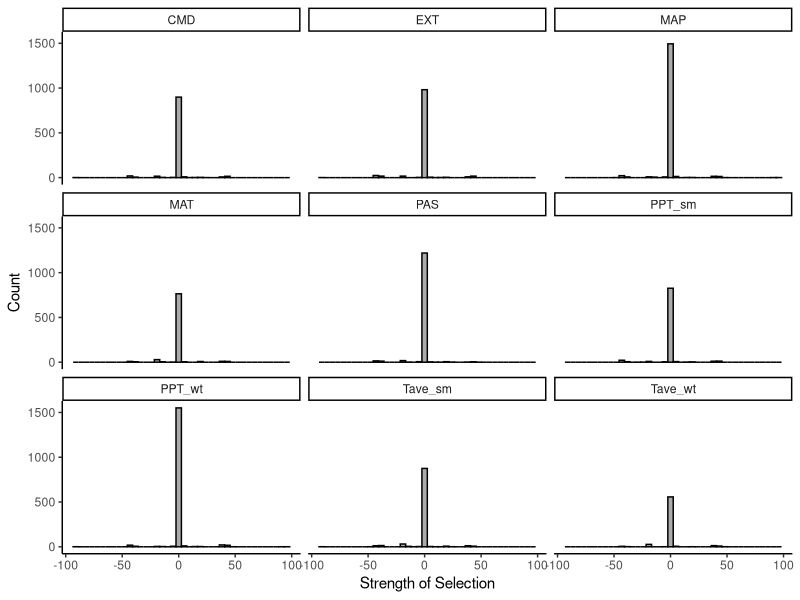
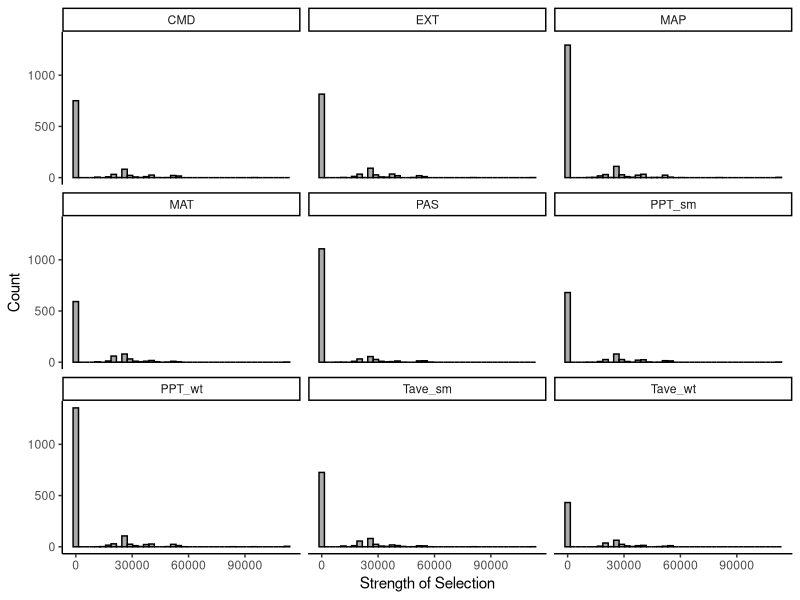
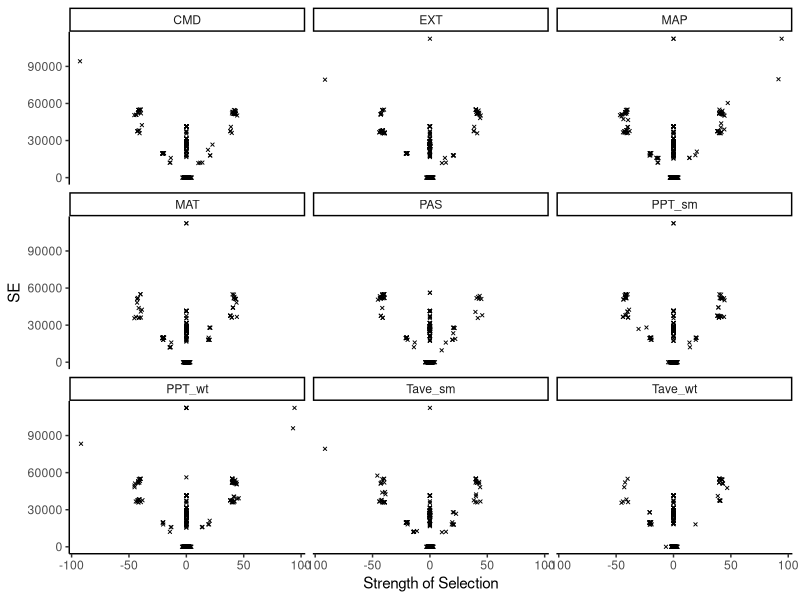
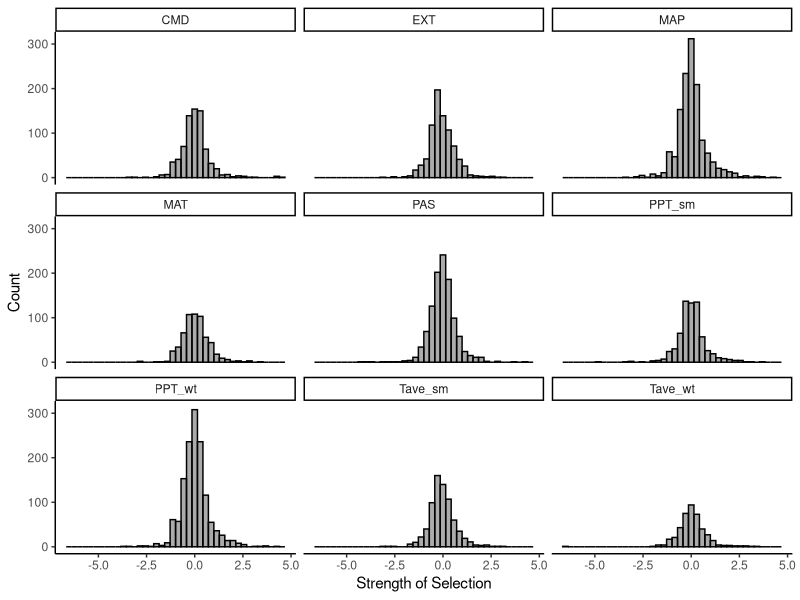
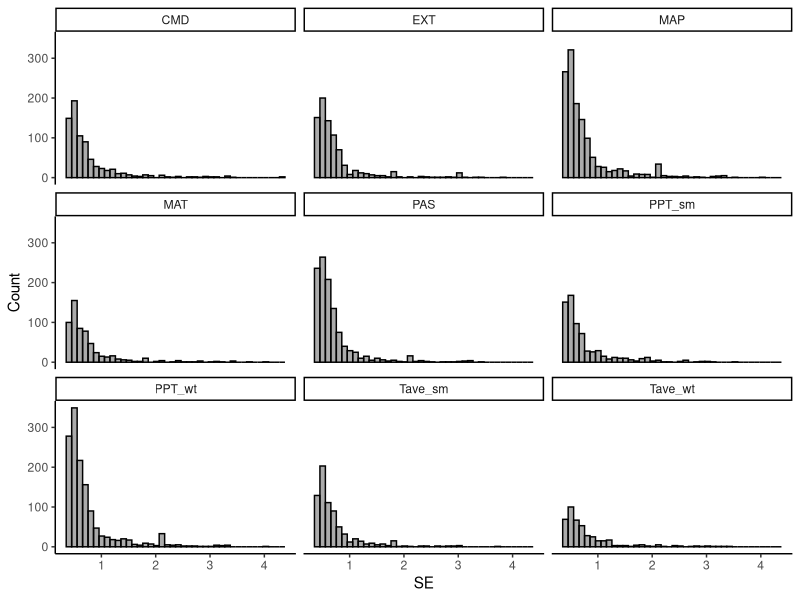
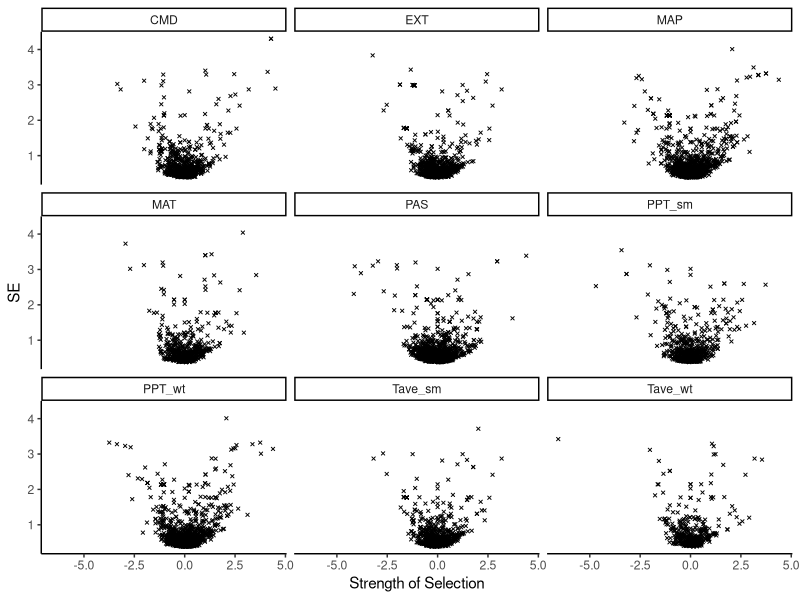
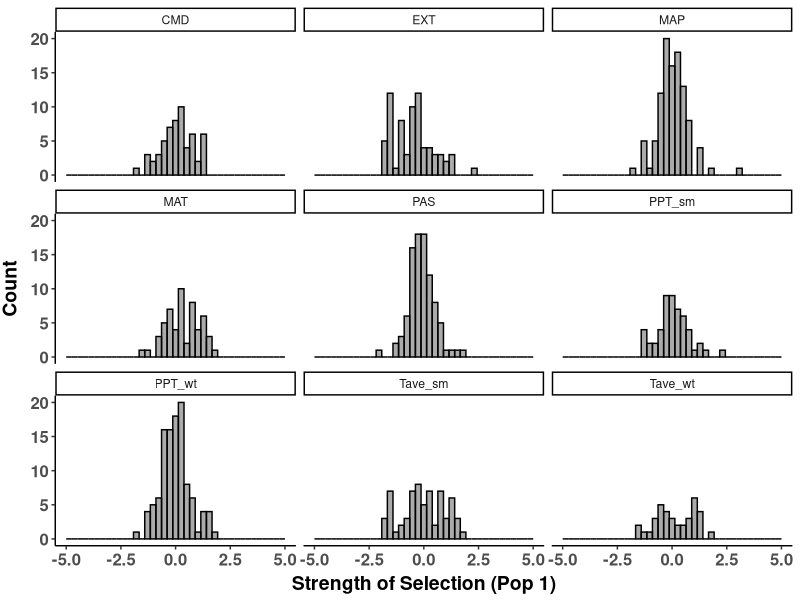
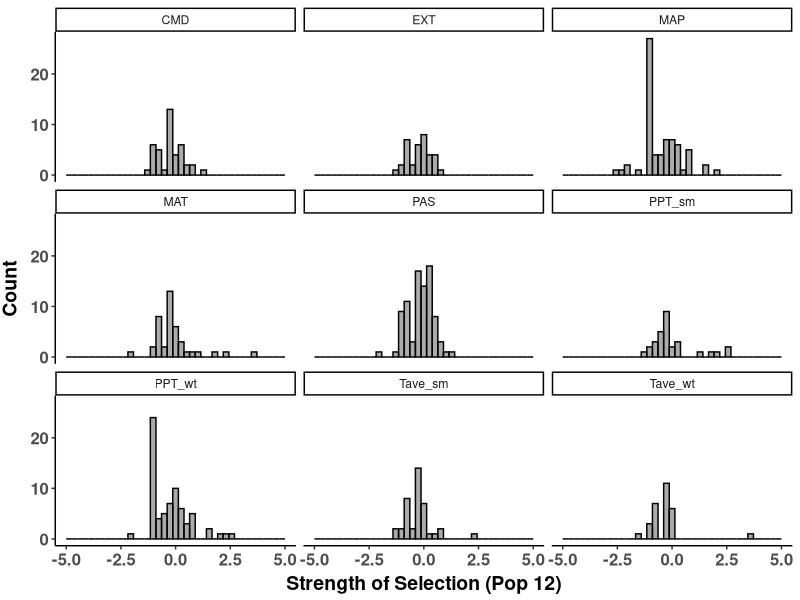

Write R code to recreate these figures, in order.
##################################################################################
## Make SNP slopes histograms for obs data only
## Author Daniel Anstett
## 
## For all 9 env
## Last Modified April 25, 2023
###################################################################################


###################################################################################
#Import libraries
library(tidyverse)

#Full Data
env_all <- read_csv("data/slope_obs_all.csv")
env_low <- env_all %>% filter(SE<5)

env_1 <- env_low %>% filter(Site==1)
env_2 <- env_low %>% filter(Site==2)
env_3 <- env_low %>% filter(Site==3)
env_4 <- env_low %>% filter(Site==4)
env_5 <- env_low %>% filter(Site==5)
env_6 <- env_low %>% filter(Site==6)
env_7 <- env_low %>% filter(Site==7)
env_8 <- env_low %>% filter(Site==8)
env_9 <- env_low %>% filter(Site==9)
env_10 <- env_low %>% filter(Site==10)
env_11 <- env_low %>% filter(Site==11)
env_12 <- env_low %>% filter(Site==12)


###################################################################################
## All high SE included, all pop, all env
###################################################################################

#all_slopes
env_slope<- ggplot(env_all,aes(x=Slope))+
  geom_histogram(position="identity",bins=40,color="black",alpha=0.5)+
  scale_y_continuous(name="Count")+
  scale_x_continuous(name="Strength of Selection")+
  theme_classic()
#env_slope <- env_slope  + theme(
#  axis.text.x = element_text(size=12, face="bold"),
#  axis.text.y = element_text(size=12,face="bold"),
#  axis.title.x = element_text(color="black", size=14, vjust = 0.5, face="bold"),
#  axis.title.y = element_text(color="black", size=14,vjust = 2, face="bold",hjust=0.5))
env_slope <- env_slope + facet_wrap(.~ENV)
env_slope
ggsave("graphs/all_slope_high.pdf",width=10, height = 7.5, units = "in")

#all_SE
env_SE<- ggplot(env_all,aes(x=SE))+
  geom_histogram(position="identity",bins=40,color="black",alpha=0.5)+
  scale_y_continuous(name="Count")+
  scale_x_continuous(name="Strength of Selection")+
  theme_classic()
#env_SE <- env_SE  + theme(
#  axis.text.x = element_text(size=12, face="bold"),
#  axis.text.y = element_text(size=12,face="bold"),
#  axis.title.x = element_text(color="black", size=14, vjust = 0.5, face="bold"),
# axis.title.y = element_text(color="black", size=14,vjust = 2, face="bold",hjust=0.5))
env_SE <- env_SE + facet_wrap(.~ENV)
env_SE
ggsave("graphs/all_SE_high.pdf",width=10, height = 7.5, units = "in")

#SE versus Slope
env_SE<- ggplot(env_all,aes(x=Slope,y=SE))+
  geom_point(shape=4,size=0.8)+
  scale_y_continuous(name="SE")+
  scale_x_continuous(name="Strength of Selection")+
  theme_classic()
#env_SE <- env_SE  + theme(
#  axis.text.x = element_text(size=12, face="bold"),
#  axis.text.y = element_text(size=12,face="bold"),
#  axis.title.x = element_text(color="black", size=14, vjust = 0.5, face="bold"),
# axis.title.y = element_text(color="black", size=14,vjust = 2, face="bold",hjust=0.5))
env_SE <- env_SE + facet_wrap(.~ENV)
env_SE
ggsave("graphs/all_SE_vs_slope_high.pdf",width=10, height = 7.5, units = "in")



###################################################################################
## Low SE only, all pop, all env
###################################################################################

#all_slopes
env_slope<- ggplot(env_low,aes(x=Slope))+
  geom_histogram(position="identity",bins=40,color="black",alpha=0.5)+
  scale_y_continuous(name="Count")+
  scale_x_continuous(name="Strength of Selection")+
  theme_classic()
#env_slope <- env_slope  + theme(
#  axis.text.x = element_text(size=12, face="bold"),
#  axis.text.y = element_text(size=12,face="bold"),
#  axis.title.x = element_text(color="black", size=14, vjust = 0.5, face="bold"),
#  axis.title.y = element_text(color="black", size=14,vjust = 2, face="bold",hjust=0.5))
env_slope <- env_slope + facet_wrap(.~ENV)
env_slope
ggsave("graphs/low_slope.pdf",width=10, height = 7.5, units = "in")

#all_SE
env_SE<- ggplot(env_low,aes(x=SE))+
  geom_histogram(position="identity",bins=40,color="black",alpha=0.5)+
  scale_y_continuous(name="Count")+
  scale_x_continuous(name="SE")+
  theme_classic()
#env_SE <- env_SE  + theme(
#  axis.text.x = element_text(size=12, face="bold"),
#  axis.text.y = element_text(size=12,face="bold"),
#  axis.title.x = element_text(color="black", size=14, vjust = 0.5, face="bold"),
# axis.title.y = element_text(color="black", size=14,vjust = 2, face="bold",hjust=0.5))
env_SE <- env_SE + facet_wrap(.~ENV)
env_SE
ggsave("graphs/low_SE.pdf",width=10, height = 7.5, units = "in")

#SE versus Slope
env_SE<- ggplot(env_low,aes(x=Slope,y=SE))+
  geom_point(shape=4,size=0.8)+
  scale_y_continuous(name="SE")+
  scale_x_continuous(name="Strength of Selection")+
  theme_classic()
#env_SE <- env_SE  + theme(
#  axis.text.x = element_text(size=12, face="bold"),
#  axis.text.y = element_text(size=12,face="bold"),
#  axis.title.x = element_text(color="black", size=14, vjust = 0.5, face="bold"),
# axis.title.y = element_text(color="black", size=14,vjust = 2, face="bold",hjust=0.5))
env_SE <- env_SE + facet_wrap(.~ENV)
env_SE
ggsave("graphs/low_SE_vs_slope.pdf",width=10, height = 7.5, units = "in")


###################################################################################
## Full graphs per population
###################################################################################

#p1 
env_hist <- ggplot(env_1,aes(x=Slope))+
  geom_histogram(position="identity",bins=40,color="black",alpha=0.5)+
  scale_y_continuous(name="Count")+
  scale_x_continuous(name="Strength of Selection (Pop 1)",limits=c(-5,5))+
  theme_classic()
env_hist <- env_hist  + theme(
  axis.text.x = element_text(size=12, face="bold"),
  axis.text.y = element_text(size=12,face="bold"),
  axis.title.x = element_text(color="black", size=14, vjust = 0.5, face="bold"),
  axis.title.y = element_text(color="black", size=14,vjust = 2, face="bold",hjust=0.5))
env_hist <- env_hist + facet_wrap(.~ENV)
env_hist
ggsave("graphs/01_slope_obs_p1.pdf",width=10, height = 7.5, units = "in")

#p12 
env_hist <- ggplot(env_12,aes(x=Slope))+
  geom_histogram(position="identity",bins=40,color="black",alpha=0.5)+
  scale_y_continuous(name="Count")+
  scale_x_continuous(name="Strength of Selection (Pop 12)",limits=c(-5,5))+
  theme_classic()
env_hist <- env_hist  + theme(
  axis.text.x = element_text(size=12, face="bold"),
  axis.text.y = element_text(size=12,face="bold"),
  axis.title.x = element_text(color="black", size=14, vjust = 0.5, face="bold"),
  axis.title.y = element_text(color="black", size=14,vjust = 2, face="bold",hjust=0.5))
env_hist <- env_hist + facet_wrap(.~ENV)
env_hist
ggsave("graphs/02_slope_obs_p12.pdf",width=10, height = 7.5, units = "in")

#p2 
env_hist <- ggplot(env_2,aes(x=Slope))+
  geom_histogram(position="identity",bins=40,color="black",alpha=0.5)+
  scale_y_continuous(name="Count")+
  scale_x_continuous(name="Strength of Selection (Pop 2)",limits=c(-5,5))+
  theme_classic()
env_hist <- env_hist  + theme(
  axis.text.x = element_text(size=12, face="bold"),
  axis.text.y = element_text(size=12,face="bold"),
  axis.title.x = element_text(color="black", size=14, vjust = 0.5, face="bold"),
  axis.title.y = element_text(color="black", size=14,vjust = 2, face="bold",hjust=0.5))
env_hist <- env_hist + facet_wrap(.~ENV)
env_hist
ggsave("graphs/03_slope_obs_p2.pdf",width=10, height = 7.5, units = "in")

#p3 
env_hist <- ggplot(env_3,aes(x=Slope))+
  geom_histogram(position="identity",bins=40,color="black",alpha=0.5)+
  scale_y_continuous(name="Count")+
  scale_x_continuous(name="Strength of Selection (Pop 3)",limits=c(-5,5))+
  theme_classic()
env_hist <- env_hist  + theme(
  axis.text.x = element_text(size=12, face="bold"),
  axis.text.y = element_text(size=12,face="bold"),
  axis.title.x = element_text(color="black", size=14, vjust = 0.5, face="bold"),
  axis.title.y = element_text(color="black", size=14,vjust = 2, face="bold",hjust=0.5))
env_hist <- env_hist + facet_wrap(.~ENV)
env_hist
ggsave("graphs/04_slope_obs_p3.pdf",width=10, height = 7.5, units = "in")

#p4 
env_hist <- ggplot(env_4,aes(x=Slope))+
  geom_histogram(position="identity",bins=40,color="black",alpha=0.5)+
  scale_y_continuous(name="Count")+
  scale_x_continuous(name="Strength of Selection (Pop 4)",limits=c(-5,5))+
  theme_classic()
env_hist <- env_hist  + theme(
  axis.text.x = element_text(size=12, face="bold"),
  axis.text.y = element_text(size=12,face="bold"),
  axis.title.x = element_text(color="black", size=14, vjust = 0.5, face="bold"),
  axis.title.y = element_text(color="black", size=14,vjust = 2, face="bold",hjust=0.5))
env_hist <- env_hist + facet_wrap(.~ENV)
env_hist
ggsave("graphs/05_slope_obs_p4.pdf",width=10, height = 7.5, units = "in")

#p5 
env_hist <- ggplot(env_5,aes(x=Slope))+
  geom_histogram(position="identity",bins=40,color="black",alpha=0.5)+
  scale_y_continuous(name="Count")+
  scale_x_continuous(name="Strength of Selection (Pop 5)",limits=c(-5,5))+
  theme_classic()
env_hist <- env_hist  + theme(
  axis.text.x = element_text(size=12, face="bold"),
  axis.text.y = element_text(size=12,face="bold"),
  axis.title.x = element_text(color="black", size=14, vjust = 0.5, face="bold"),
  axis.title.y = element_text(color="black", size=14,vjust = 2, face="bold",hjust=0.5))
env_hist <- env_hist + facet_wrap(.~ENV)
env_hist
ggsave("graphs/06_slope_obs_p5.pdf",width=10, height = 7.5, units = "in")

#p6 
env_hist <- ggplot(env_6,aes(x=Slope))+
  geom_histogram(position="identity",bins=40,color="black",alpha=0.5)+
  scale_y_continuous(name="Count")+
  scale_x_continuous(name="Strength of Selection (Pop 6)",limits=c(-5,5))+
  theme_classic()
env_hist <- env_hist  + theme(
  axis.text.x = element_text(size=12, face="bold"),
  axis.text.y = element_text(size=12,face="bold"),
  axis.title.x = element_text(color="black", size=14, vjust = 0.5, face="bold"),
  axis.title.y = element_text(color="black", size=14,vjust = 2, face="bold",hjust=0.5))
env_hist <- env_hist + facet_wrap(.~ENV)
env_hist
ggsave("graphs/07_slope_obs_p6.pdf",width=10, height = 7.5, units = "in")

#p7 
env_hist <- ggplot(env_7,aes(x=Slope))+
  geom_histogram(position="identity",bins=40,color="black",alpha=0.5)+
  scale_y_continuous(name="Count")+
  scale_x_continuous(name="Strength of Selection (Pop 7)",limits=c(-5,5))+
  theme_classic()
env_hist <- env_hist  + theme(
  axis.text.x = element_text(size=12, face="bold"),
  axis.text.y = element_text(size=12,face="bold"),
  axis.title.x = element_text(color="black", size=14, vjust = 0.5, face="bold"),
  axis.title.y = element_text(color="black", size=14,vjust = 2, face="bold",hjust=0.5))
env_hist <- env_hist + facet_wrap(.~ENV)
env_hist
ggsave("graphs/08_slope_obs_p7.pdf",width=10, height = 7.5, units = "in")

#p8 
env_hist <- ggplot(env_8,aes(x=Slope))+
  geom_histogram(position="identity",bins=40,color="black",alpha=0.5)+
  scale_y_continuous(name="Count")+
  scale_x_continuous(name="Strength of Selection (Pop 8)",limits=c(-5,5))+
  theme_classic()
env_hist <- env_hist  + theme(
  axis.text.x = element_text(size=12, face="bold"),
  axis.text.y = element_text(size=12,face="bold"),
  axis.title.x = element_text(color="black", size=14, vjust = 0.5, face="bold"),
  axis.title.y = element_text(color="black", size=14,vjust = 2, face="bold",hjust=0.5))
env_hist <- env_hist + facet_wrap(.~ENV)
env_hist
ggsave("graphs/09_slope_obs_p8.pdf",width=10, height = 7.5, units = "in")

#p9 
env_hist <- ggplot(env_9,aes(x=Slope))+
  geom_histogram(position="identity",bins=40,color="black",alpha=0.5)+
  scale_y_continuous(name="Count")+
  scale_x_continuous(name="Strength of Selection (Pop 9)",limits=c(-5,5))+
  theme_classic()
env_hist <- env_hist  + theme(
  axis.text.x = element_text(size=12, face="bold"),
  axis.text.y = element_text(size=12,face="bold"),
  axis.title.x = element_text(color="black", size=14, vjust = 0.5, face="bold"),
  axis.title.y = element_text(color="black", size=14,vjust = 2, face="bold",hjust=0.5))
env_hist <- env_hist + facet_wrap(.~ENV)
env_hist
ggsave("graphs/10_slope_obs_p9.pdf",width=10, height = 7.5, units = "in")

#p10 
env_hist <- ggplot(env_10,aes(x=Slope))+
  geom_histogram(position="identity",bins=40,color="black",alpha=0.5)+
  scale_y_continuous(name="Count")+
  scale_x_continuous(name="Strength of Selection (Pop 10)",limits=c(-5,5))+
  theme_classic()
env_hist <- env_hist  + theme(
  axis.text.x = element_text(size=12, face="bold"),
  axis.text.y = element_text(size=12,face="bold"),
  axis.title.x = element_text(color="black", size=14, vjust = 0.5, face="bold"),
  axis.title.y = element_text(color="black", size=14,vjust = 2, face="bold",hjust=0.5))
env_hist <- env_hist + facet_wrap(.~ENV)
env_hist
ggsave("graphs/11_slope_obs_p10.pdf",width=10, height = 7.5, units = "in")

#p11 
env_hist <- ggplot(env_11,aes(x=Slope))+
  geom_histogram(position="identity",bins=40,color="black",alpha=0.5)+
  scale_y_continuous(name="Count")+
  scale_x_continuous(name="Strength of Selection (Pop 11)",limits=c(-5,5))+
  theme_classic()
env_hist <- env_hist  + theme(
  axis.text.x = element_text(size=12, face="bold"),
  axis.text.y = element_text(size=12,face="bold"),
  axis.title.x = element_text(color="black", size=14, vjust = 0.5, face="bold"),
  axis.title.y = element_text(color="black", size=14,vjust = 2, face="bold",hjust=0.5))
env_hist <- env_hist + facet_wrap(.~ENV)
env_hist
ggsave("graphs/12_slope_obs_p11.pdf",width=10, height = 7.5, units = "in")




